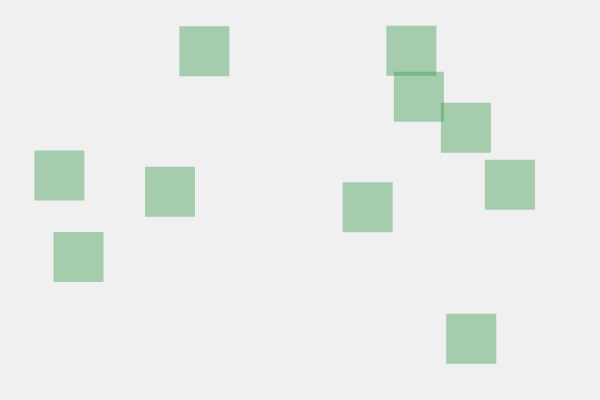
Frame 1 (no input)
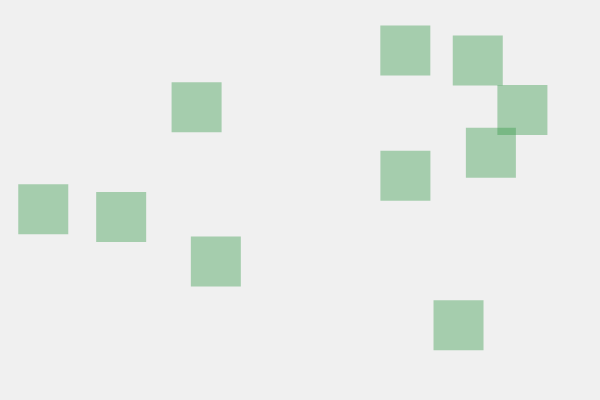
Frame 60 (no input)
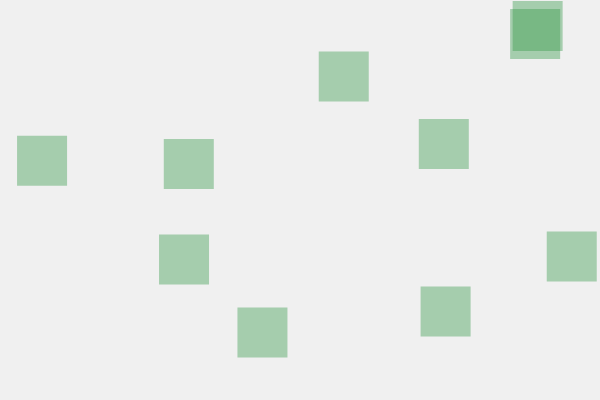
Frame 120 (the mouse pressed at the canvas centre since frame 60)

The p5.js sketch that drew these frames (run headless with seeded random() and noise() and a simulated clock; from frame 60 on, the mouse is pressed at the canvas centre):

// p5.js sketch
// ── sketch.js
//this program draws 10 squares and moves them randomly around the canvas
//when they hit the edges of the canvas, they bounce off and move in the opposite direction

var numSquares = 10;

var squares = []; //this variable is an array where we will hold our square objects

function setup() {
  createCanvas(600, 400);
  noStroke();

  // This loop runs ten times, and each time it creates a new square object with a random location
  
  for (let i = 0; i < numSquares; i++) {
    let x = random(width - 50); //random x value
    let y = random(height - 50); //random y value
    squares.push(new square(x, y)); //the squares are managed with the square class
  }
}

function draw() {
  background(240);

  fill(50, 150, 70, 100); 

  // Every time the draw function loops, this loop runs once for each square (squares.length) 

  
  for (let i = 0; i < squares.length; i++) {
    squares[i].move();
    squares[i].display();
  }
}

class square {
  
  //the square class keeps track of the x and y position for each square, how big it is,
  // and the speed its moving at (which also controls its direction depending on if speed is 
  // positive or negative)
  
  constructor(x, y) {
    this.x = x;
    this.y = y;
    this.size = 50;
    this.xSpeed = random(-2, 2);
    this.ySpeed = random(-2, 2);
  }

  move() {

    // Move the square by adding the speed values to the x and y locations
    
    this.x += this.xSpeed;
    this.y += this.ySpeed;

    // if the x value of a square reaches the left or right of the canvas then change the direction of its movement by multiplying xSpeed by -1
    
    if (this.x <= 0 || this.x >= width - this.size) {
      this.xSpeed *= -1;
    }
    
    // if the y value of a square reaches the top or bottom of the canvas then change the direction of its movement by multiplying ySpeed by -1
    
    if (this.y <= 0 || this.y >= height - this.size) {
      this.ySpeed *= -1;
    }
  }
  
  //the display method simply draws the square at its current position
  display() {
    rect(this.x, this.y, this.size); 
  }
}
